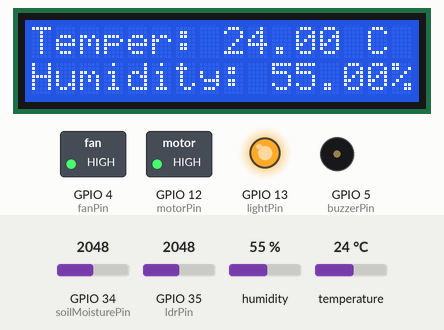
Recording of a sketch running on a simulated ESP32. On the bench: 16×2 character LCD, switched loads named in the sketch (green lamp = pin HIGH), output pins drawn as LEDs (lit = HIGH), buzzer (waves = sounding, pin HIGH). Inputs (shaded band) come from the test bench; at power-on: temperature 24 °C, GPIO 35 (ldrPin) = 2048, GPIO 34 (soilMoisturePin) = 2048, humidity 55 %. WiFi joins after 1.5 s; servers stay silent unless stated; no MQTT or app messages arrive unless stated; what the sketch prints to the serial monitor is not drawn.

Above: at 2.8 s.
2.9 s: temperature set to 29 °C
At 7.1 s:
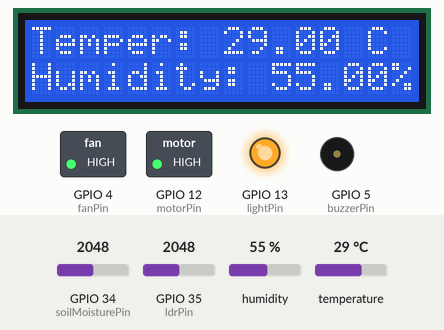
8.9 s: temperature set to 32 °C
At 12.4 s:
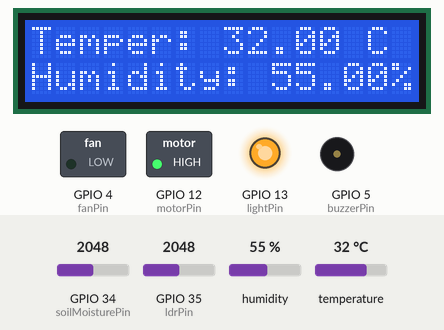
18.6 s: GPIO 35 (ldrPin) set to 1279
24.6 s: GPIO 35 (ldrPin) set to 1198
At 28.5 s:
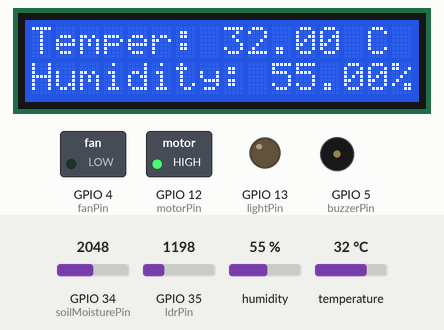
34.1 s: GPIO 34 (soilMoisturePin) set to 3235
40.1 s: GPIO 34 (soilMoisturePin) set to 3340
At 44.4 s:
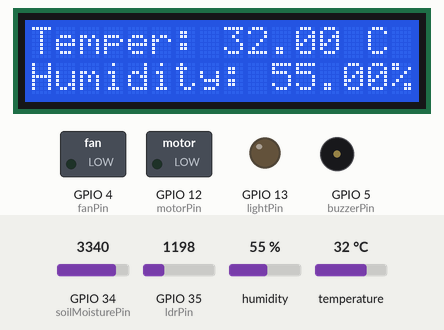
Timing chart, 0 to 49.7 s (numbered marks = the images above; inputs shaded):
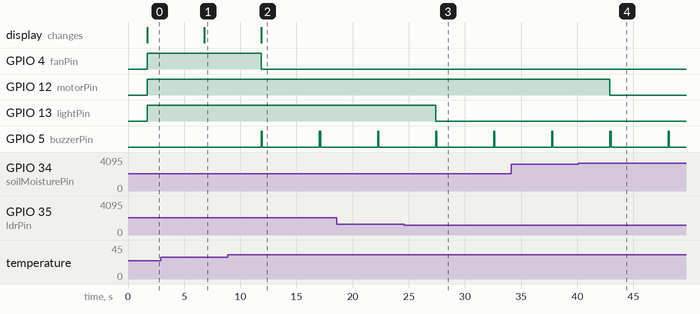

The sketch:

Full_Project.ino
```cpp
#include <DHT.h>
#include <WiFi.h>
#include <PubSubClient.h>
#include <Wire.h>
#include <LiquidCrystal_I2C.h>

// WiFi
const char *ssid = "GODAnubis"; // Enter your WiFi name
const char *password = "A######";  // Enter WiFi password

// MQTT Broker
const char *mqtt_broker = "broker.emqx.io";// broker address
const char *topic = "esp32/plant_automation"; // define topic
const char *mqtt_username = "emqx"; // username for authentication
const char *mqtt_password = "public";// password for authentication
const int mqtt_port = 1883;// port of MQTT over TCP

// Create an instance of the MQTT client
WiFiClient espClient;
PubSubClient client(espClient);

//make variables for each pin
const int soilMoisturePin = 34;  // GPIO pin to which soil moisture sensor is connected
const int ldrPin = 35;           // GPIO pin to which LDR module is connected
const int motorPin = 12;         // GPIO pin to which the motor is connected
const int lightPin = 13;         // GPIO pin to which the light is connected
const int fanPin = 4;           // GPIO pin to which the fan is connected
const int dhtPin = 14;           // GPIO pin to which DHT11 sensor is connected
const int buzzerPin = 5;
const int LCDAddress = 0x27; // I2C address of your LCD display (SDA->D21 , SLC->D22)


DHT dht(dhtPin, DHT11);          // Create a DHT object
LiquidCrystal_I2C lcd(LCDAddress, 16, 2); // Adjust the columns (16) and rows (2) based on your LCD


// SETup#############################################################################
void setup() {
  //start serial communication
  Serial.begin(115200);
  lcd.init();                      // Initialize the LCD display
  lcd.backlight();                 // Turn on the backlight
  lcd.setCursor(0, 0);
  lcd.print("Temperature:      C");
  lcd.setCursor(0, 1);
  lcd.print("Humidity:  %");

 // connecting to a WiFi network
 WiFi.begin(ssid, password);
 while (WiFi.status() != WL_CONNECTED) {
     delay(500);
     Serial.println("Connecting to WiFi..");
 }
 Serial.println("Connected to the WiFi network");

  //connecting to a mqtt broker
 client.setServer(mqtt_broker, mqtt_port);
 client.setCallback(callback);
 while (!client.connected()) {
     String client_id = "esp32-client-";
     client_id += String(WiFi.macAddress());
     Serial.printf("The client %s connects to the public mqtt broker\n", client_id.c_str());
     if (client.connect(client_id.c_str(), mqtt_username, mqtt_password)) {
         Serial.println("Public emqx mqtt broker connected");
     } else {
         Serial.print("failed with state ");
         Serial.print(client.state());
         delay(2000);
     }
 }
 // publish and subscribe
 client.publish(topic, "Hi EMQX I'm ESP32 ^^");
 client.subscribe(topic);
  //set output pins
  pinMode(motorPin, OUTPUT); // Set motor pin as output
  pinMode(lightPin, OUTPUT); // Set light pin as output
  pinMode(fanPin, OUTPUT);   // Set fan pin as output
  pinMode(buzzerPin, OUTPUT);

  dht.begin();               // Initialize the DHT sensor
  Wire.begin();

}

void callback(char *topic, byte *payload, unsigned int length) {
 Serial.print("Message arrived in topic: ");
 Serial.println(topic);
 Serial.print("Message:");
 for (int i = 0; i < length; i++) {
     Serial.print((char) payload[i]);
 }
 Serial.println();
 Serial.println("-----------------------");
}

//loop#################################################################
void loop() {
  // Read soil moisture value from the sensor
  int soilMoisture = analogRead(soilMoisturePin);
  // Read light intensity from the LDR module
  int lightIntensity = analogRead(ldrPin);

  // Map the analog values (0-4095) to moisture percentage (0-100) and light intensity (0-100)
  int moisturePercentage = map(soilMoisture, 4095, 0, 0, 100);
  int lightPercentage = map(lightIntensity, 4095, 0, 0, 100);

  // Read temperature and humidity from the DHT11 sensor
  float temperature = dht.readTemperature();
  float humidity = dht.readHumidity();

  Serial.print("Soil Moisture Percentage %: ");
  Serial.println(moisturePercentage);
  Serial.print("Light Intensity Percentage %: ");
  Serial.println(lightPercentage);
  Serial.print("Temperature: ");
  Serial.print(temperature);
  Serial.print(" °C, Humidity: ");
  Serial.print(humidity);
  Serial.println(" %");


  // Update the LCD display with the sensor data
  lcd.setCursor(6, 0);
  lcd.print(temperature);
  lcd.setCursor(10, 1);
  lcd.print(humidity);
  lcd.setCursor(0, 1);
  lcd.print("Humidity: ");
  lcd.print(humidity);
  lcd.print("%");
  lcd.setCursor(0, 0);
  lcd.print("Temper: ");
  lcd.print(temperature);
  lcd.print(" C");


// Connect to MQTT broker**********************
  if (!client.connected()) {
    if (client.connect("ESP32Client")) {
      Serial.println("Connected to MQTT broker");
    }
  }
  // Check soil moisture condition
  if (moisturePercentage < 20) {
    digitalWrite(motorPin, LOW);
    Serial.println("Watering the plant!");
  } else {
    digitalWrite(motorPin, HIGH);
    Serial.println("Soil Moisture is nomal!!");
  }

  // Check light condition
  if (lightPercentage < 70) {
    digitalWrite(lightPin, HIGH);
    //digitalWrite(buzzerPin, HIGH);
    //delay(500);
    //digitalWrite(buzzerPin, LOW);
    Serial.println("Light intensity is not enough. Turn on Artificial light!");
  } else {
    digitalWrite(lightPin, LOW);
    Serial.println("Light intensity is enough");
  }

  // Check temperature condition
  if (temperature > 30) {
    digitalWrite(fanPin, LOW);
    digitalWrite(buzzerPin, HIGH);
    delay(100);
    digitalWrite(buzzerPin, LOW);
    Serial.println("Temperature is high. Turning on the fan!");
  } else {
    digitalWrite(fanPin, HIGH);
    Serial.println("Temperature is normal");
  }

// Publish sensor data to MQTT topics
  client.publish("plant_automation/temperature", String(temperature).c_str());
  client.publish("plant_automation/humidity", String(humidity).c_str());
  client.publish("plant_automation/light", String(lightIntensity).c_str());
  client.publish("plant_automation/moisture", String(soilMoisture).c_str());
  client.publish("plant_automation/moisture/presentage", String(moisturePercentage).c_str());
  client.publish("plant_automation/light/presentage", String(lightPercentage).c_str());

  delay(5000); // Delay for 1 second
}
```

Measured:
- the behaviour switches between 30 and 31 °C on temperature (found by bisection; images 1 and 2)
- the behaviour switches between 1229 and 1228 on GPIO 35 (ldrPin) (found by bisection; images 2 and 3)
- the behaviour switches between 3276 and 3277 on GPIO 34 (soilMoisturePin) (found by bisection; images 3 and 4)
- after the input at 2.9 s, the display: changes after 3.9 s (image 1)
- after the input at 8.9 s, GPIO 4 (fanPin): HIGH → LOW after 3.0 s; GPIO 5 (buzzerPin): alternates HIGH for 0.10 s and LOW for 5.1 s, starting after 3.0 s; the display: changes after 3.0 s (image 2)
- after the input at 24.6 s, GPIO 13 (lightPin): HIGH → LOW after 2.8 s
- after the input at 40.1 s, GPIO 12 (motorPin): HIGH → LOW after 2.8 s
